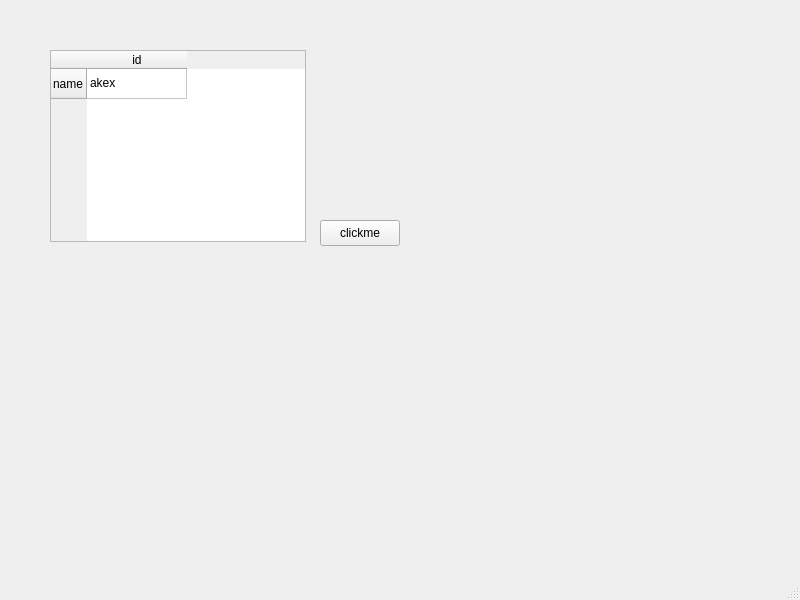
<?xml version="1.0" encoding="UTF-8"?>
<ui version="4.0">
 <class>MainWindow</class>
 <widget class="QMainWindow" name="MainWindow">
  <property name="geometry">
   <rect>
    <x>0</x>
    <y>0</y>
    <width>800</width>
    <height>600</height>
   </rect>
  </property>
  <property name="windowTitle">
   <string>MainWindow</string>
  </property>
  <widget class="QWidget" name="centralwidget">
   <widget class="QPushButton" name="clickme">
    <property name="geometry">
     <rect>
      <x>320</x>
      <y>220</y>
      <width>80</width>
      <height>26</height>
     </rect>
    </property>
    <property name="text">
     <string>clickme</string>
    </property>
   </widget>
   <widget class="QTableWidget" name="tableWidget">
    <property name="geometry">
     <rect>
      <x>50</x>
      <y>50</y>
      <width>256</width>
      <height>192</height>
     </rect>
    </property>
    <row>
     <property name="text">
      <string>name</string>
     </property>
    </row>
    <column>
     <property name="text">
      <string>id</string>
     </property>
    </column>
    <item row="0" column="0">
     <property name="text">
      <string>akex</string>
     </property>
    </item>
   </widget>
  </widget>
  <widget class="QMenuBar" name="menubar">
   <property name="geometry">
    <rect>
     <x>0</x>
     <y>0</y>
     <width>800</width>
     <height>23</height>
    </rect>
   </property>
  </widget>
  <widget class="QStatusBar" name="statusbar"/>
 </widget>
 <resources/>
 <connections/>
</ui>
